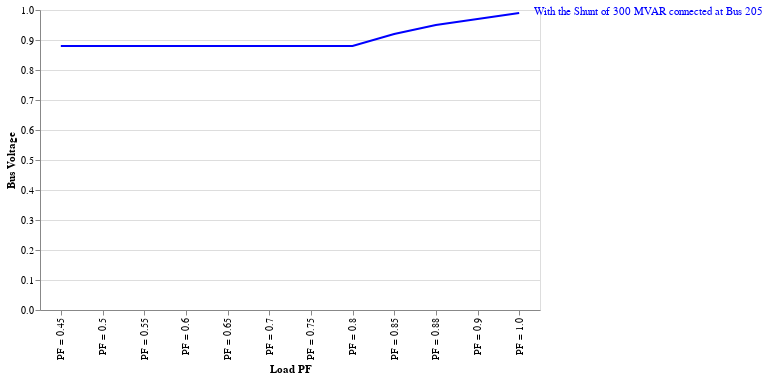

Notebook source saved alongside this figure:
### Code cell
chart1

### Figure 1 — Vega-Lite specification as saved in the notebook (floating-point values rounded to 4 significant figures)
{"config": {"view": {"continuousWidth": 300, "continuousHeight": 300}}, "layer": [{"mark": {"type": "line", "color": "blue"}, "encoding": {"x": {"field": "load_PF", "title": "Load PF", "type": "nominal"}, "y": {"field": "Bus Voltage_x", "title": "Bus Voltage", "type": "quantitative"}}}, {"mark": {"type": "text", "align": "left", "color": "blue", "dx": 15, "dy": -1}, "encoding": {"text": {"condition": {"test": "(datum.load_PF === 'PF = 1.0')", "value": "With the Shunt of 300 MVAR connected at Bus 205"}, "value": ""}, "x": {"field": "load_PF", "title": "Load PF", "type": "nominal"}, "y": {"field": "Bus Voltage_x", "title": "Bus Voltage", "type": "quantitative"}}}], "data": {"name": "data-5b2813c09dcc29f8c5754bcd1bad10f1"}, "width": 500, "$schema": "https://vega.github.io/schema/vega-lite/v5.20.1.json", "datasets": {"data-5b2813c09dcc29f8c5754bcd1bad10f1": [{"load_PF": "PF = 0.45", "Bus Voltage_x": 0.88, "Maximum Incremental Transfer_x": 500, "Load Pmax_x": 520.0, "Load Qmax_x": 1032.0, "Pgen 206 URBGEN_x": 137.0, "Qgen 206 URBGEN_x": 600.0, "Pgen 211 HYDRO_G_x": 616.2, "Qgen 211 HYDRO_G_x": 396.1, "Bus Voltage_y": 0.84, "Maximum Incremental Transfer_y": 400, "Load Pmax_y": 420.0, "Load Qmax_y": 833.5, "Pgen 206 URBGEN_y": 39.85, "Qgen 206 URBGEN_y": 600.0, "Pgen 211 HYDRO_G_y": 616.2, "Qgen 211 HYDRO_G_y": 400.0}, {"load_PF": "PF = 0.5", "Bus Voltage_x": 0.88, "Maximum Incremental Transfer_x": 570, "Load Pmax_x": 590.0, "Load Qmax_x": 1022.0, "Pgen 206 URBGEN_x": 205.5, "Qgen 206 URBGEN_x": 600.0, "Pgen 211 HYDRO_G_x": 616.2, "Qgen 211 HYDRO_G_x": 384.2, "Bus Voltage_y": 0.84, "Maximum Incremental Transfer_y": 460, "Load Pmax_y": 480.0, "Load Qmax_y": 831.4, "Pgen 206 URBGEN_y": 99.93, "Qgen 206 URBGEN_y": 600.0, "Pgen 211 HYDRO_G_y": 616.2, "Qgen 211 HYDRO_G_y": 400.0}, {"load_PF": "PF = 0.55", "Bus Voltage_x": 0.88, "Maximum Incremental Transfer_x": 650, "Load Pmax_x": 670.0, "Load Qmax_x": 1017.0, "Pgen 206 URBGEN_x": 284.3, "Qgen 206 URBGEN_x": 600.0, "Pgen 211 HYDRO_G_x": 616.2, "Qgen 211 HYDRO_G_x": 386.6, "Bus Voltage_y": 0.85, "Maximum Incremental Transfer_y": 520, "Load Pmax_y": 540.0, "Load Qmax_y": 819.7, "Pgen 206 URBGEN_y": 159.2, "Qgen 206 URBGEN_y": 600.0, "Pgen 211 HYDRO_G_y": 616.2, "Qgen 211 HYDRO_G_y": 400.0}, {"load_PF": "PF = 0.6", "Bus Voltage_x": 0.88, "Maximum Incremental Transfer_x": 740, "Load Pmax_x": 760.0, "Load Qmax_x": 1013.0, "Pgen 206 URBGEN_x": 378.9, "Qgen 206 URBGEN_x": 600.0, "Pgen 211 HYDRO_G_x": 616.2, "Qgen 211 HYDRO_G_x": 396.7, "Bus Voltage_y": 0.83, "Maximum Incremental Transfer_y": 600, "Load Pmax_y": 620.0, "Load Qmax_y": 826.5, "Pgen 206 URBGEN_y": 239.8, "Qgen 206 URBGEN_y": 600.0, "Pgen 211 HYDRO_G_y": 616.2, "Qgen 211 HYDRO_G_y": 400.0}, {"load_PF": "PF = 0.65", "Bus Voltage_x": 0.88, "Maximum Incremental Transfer_x": 830, "Load Pmax_x": 850.0, "Load Qmax_x": 993.6, "Pgen 206 URBGEN_x": 468.6, "Qgen 206 URBGEN_x": 600.0, "Pgen 211 HYDRO_G_x": 616.2, "Qgen 211 HYDRO_G_x": 381.9, "Bus Voltage_y": 0.84, "Maximum Incremental Transfer_y": 680, "Load Pmax_y": 700.0, "Load Qmax_y": 818.3, "Pgen 206 URBGEN_y": 319.1, "Qgen 206 URBGEN_y": 600.0, "Pgen 211 HYDRO_G_y": 616.2, "Qgen 211 HYDRO_G_y": 400.0}, {"load_PF": "PF = 0.7", "Bus Voltage_x": 0.88, "Maximum Incremental Transfer_x": 940, "Load Pmax_x": 960.0, "Load Qmax_x": 979.2, "Pgen 206 URBGEN_x": 576.3, "Qgen 206 URBGEN_x": 600.0, "Pgen 211 HYDRO_G_x": 616.2, "Qgen 211 HYDRO_G_x": 382.4, "Bus Voltage_y": 0.84, "Maximum Incremental Transfer_y": 770, "Load Pmax_y": 790.0, "Load Qmax_y": 805.8, "Pgen 206 URBGEN_y": 408.9, "Qgen 206 URBGEN_y": 600.0, "Pgen 211 HYDRO_G_y": 616.2, "Qgen 211 HYDRO_G_y": 400.0}, {"load_PF": "PF = 0.75", "Bus Voltage_x": 0.88, "Maximum Incremental Transfer_x": 1070, "Load Pmax_x": 1090.0, "Load Qmax_x": 960.8, "Pgen 206 URBGEN_x": 705.3, "Qgen 206 URBGEN_x": 600.0, "Pgen 211 HYDRO_G_x": 616.2, "Qgen 211 HYDRO_G_x": 395.2, "Bus Voltage_y": 0.85, "Maximum Incremental Transfer_y": 870, "Load Pmax_y": 890.0, "Load Qmax_y": 784.5, "Pgen 206 URBGEN_y": 508.9, "Qgen 206 URBGEN_y": 600.0, "Pgen 211 HYDRO_G_y": 616.2, "Qgen 211 HYDRO_G_y": 400.0}, {"load_PF": "PF = 0.8", "Bus Voltage_x": 0.88, "Maximum Incremental Transfer_x": 1210, "Load Pmax_x": 1230.0, "Load Qmax_x": 922.5, "Pgen 206 URBGEN_x": 855.0, "Qgen 206 URBGEN_x": 600.0, "Pgen 211 HYDRO_G_x": 616.2, "Qgen 211 HYDRO_G_x": 385.5, "Bus Voltage_y": 0.85, "Maximum Incremental Transfer_y": 1000, "Load Pmax_y": 1020.0, "Load Qmax_y": 765.0, "Pgen 206 URBGEN_y": 639.0, "Qgen 206 URBGEN_y": 600.0, "Pgen 211 HYDRO_G_y": 616.2, "Qgen 211 HYDRO_G_y": 400.0}, {"load_PF": "PF = 0.85", "Bus Voltage_x": 0.92, "Maximum Incremental Transfer_x": 1260, "Load Pmax_x": 1280.0, "Load Qmax_x": 793.0, "Pgen 206 URBGEN_x": 893.4, "Qgen 206 URBGEN_x": 600.0, "Pgen 211 HYDRO_G_x": 616.2, "Qgen 211 HYDRO_G_x": 171.6, "Bus Voltage_y": 0.86, "Maximum Incremental Transfer_y": 1150, "Load Pmax_y": 1170.0, "Load Qmax_y": 724.8, "Pgen 206 URBGEN_y": 789.1, "Qgen 206 URBGEN_y": 600.0, "Pgen 211 HYDRO_G_y": 616.2, "Qgen 211 HYDRO_G_y": 400.0}, {"load_PF": "PF = 0.88", "Bus Voltage_x": 0.95, "Maximum Incremental Transfer_x": 1260, "Load Pmax_x": 1280.0, "Load Qmax_x": 690.6, "Pgen 206 URBGEN_x": 892.9, "Qgen 206 URBGEN_x": 600.0, "Pgen 211 HYDRO_G_x": 616.2, "Qgen 211 HYDRO_G_x": 20.59, "Bus Voltage_y": 0.87, "Maximum Incremental Transfer_y": 1260, "Load Pmax_y": 1280.0, "Load Qmax_y": 690.6, "Pgen 206 URBGEN_y": 899.1, "Qgen 206 URBGEN_y": 600.0, "Pgen 211 HYDRO_G_y": 616.2, "Qgen 211 HYDRO_G_y": 400.0}, {"load_PF": "PF = 0.9", "Bus Voltage_x": 0.97, "Maximum Incremental Transfer_x": 1260, "Load Pmax_x": 1280.0, "Load Qmax_x": 619.5, "Pgen 206 URBGEN_x": 892.5, "Qgen 206 URBGEN_x": 600.0, "Pgen 211 HYDRO_G_x": 616.2, "Qgen 211 HYDRO_G_x": -70.6, "Bus Voltage_y": 0.9, "Maximum Incremental Transfer_y": 1260, "Load Pmax_y": 1280.0, "Load Qmax_y": 619.5, "Pgen 206 URBGEN_y": 898.8, "Qgen 206 URBGEN_y": 600.0, "Pgen 211 HYDRO_G_y": 616.2, "Qgen 211 HYDRO_G_y": 289.4}, {"load_PF": "PF = 1.0", "Bus Voltage_x": 0.99, "Maximum Incremental Transfer_x": 1260, "Load Pmax_x": 1280.0, "Load Qmax_x": 0.0, "Pgen 206 URBGEN_x": 889.0, "Qgen 206 URBGEN_x": 0.0, "Pgen 211 HYDRO_G_x": 616.2, "Qgen 211 HYDRO_G_x": -100.0, "Bus Voltage_y": 0.98, "Maximum Incremental Transfer_y": 1260, "Load Pmax_y": 1280.0, "Load Qmax_y": 0.0, "Pgen 206 URBGEN_y": 888.8, "Qgen 206 URBGEN_y": 275.5, "Pgen 211 HYDRO_G_y": 616.2, "Qgen 211 HYDRO_G_y": -100.0}]}}
